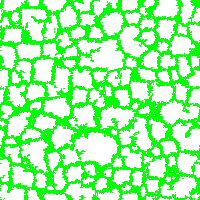
#> input picture microvessels_analysis/Snap_1.0_1.0_500.0_0.1_1.0_0.3_0.3.png, 200 x 200 px, found by its file name
$ jupyter execute Micro_vessels_analysis.ipynb
#> lines starting #> are read from the running program, lines starting #| are printed output that depends on the picture; after the words box and inside, x2 and y2 are one past the last pixel; in counts of white or black regions, pixels touching at a corner belong together; long printed decimals are rounded
[cell 1]
# If executing on Google Colab, mount Google Drive to access files
# Mount Google Drive
from google.colab import drive
drive.mount('/content/drive')

[cell 2]
# Required Libraries
# scikit-image
# matplotlib
# numpy
# pillow

# If running locally it is advised to create a virtual environment
# and install the required libraries there.
# Then connect the new env as kernel to the notebook.

# Example Conda (need to have conda installed in your machine):
# In a terminal window:
    # conda create --name mva
    # conda activate mva
    # conda install scikit-image matplotlib numpy pillow jupyter-lab
    # python -m ipykernel install --user --name=mva
    # Run Jupiter Lab: (mva) curr_folder % jupyter-lab

# If running on Google Colab, the required libraries should be already installed.
# Example files should be uploaded to the Colab environment or mounted from Google Drive.

[cell 3]
# Importing required libraries
import skimage as ski
from skimage.morphology import medial_axis
from skimage import measure

import matplotlib.pyplot as plt
import numpy as np
from PIL import Image
from random import uniform
from scipy import ndimage

[cell 4]
# Define the filename of the image
#filename = '/content/drive/MyDrive/angiogenesis-cpm/microvessels_analysis/Snap_4.0_1.0_257.5_0.1_1.0_0.3_0.3.png'
filename = "/Users/lory/Desktop/Git_LVeschini78/angiogenesis-cpm/microvessels_analysis/Snap_1.0_1.0_500.0_0.1_1.0_0.3_0.3.png"
# Read image data with PIL  (Python Imaging Library)
image = Image.open(filename)
#> image is the input picture: PIL image 200x200 RGB; mean R, G, B 162.8, 255, 162.8

# Turn image to array
image = np.array(image)

# Binarise the image and turn in 2d
image = image[:,:,0] == 0
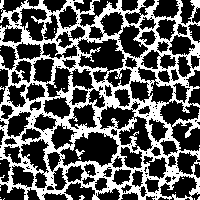
#> image: shape (200, 200) bool; 36.2% white; 24 white regions (22 under 20 px), largest, box (x1, y1, x2, y2) and area: (0, 0, 200, 200) 14358, (75, 149, 85, 160) 40

# Keep a copy of the original image for plotting
original_image = image

# Smoth the edges of the structures
for i in range(0, 10):
    image = ski.morphology.erosion(image)
    # Dilate one pixel
    image = ski.morphology.dilation(image)
#> this loop made 10 passes
#> pass 1, `image = ski.morphology.erosion(image)`:
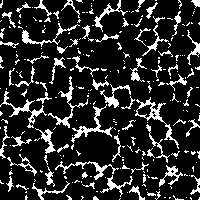
#> image: shape (200, 200) bool; 16.5% white in thin lines or dots
#> pass 1, `image = ski.morphology.dilation(image)`:
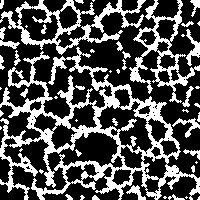
#> image: shape (200, 200) bool; 32% white; 50 white regions (22 under 20 px), largest, box (x1, y1, x2, y2) and area: (0, 47, 200, 200) 7578, (0, 0, 146, 55) 1972, (129, 0, 200, 103) 1610

# Compute the medial axis of the image
skel, distance =  medial_axis(image, return_distance=True)
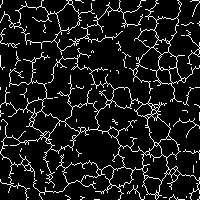
#> skel: shape (200, 200) bool; 10.3% white in thin lines or dots
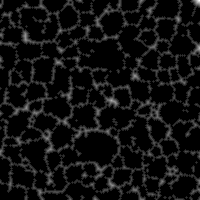
#> distance: shape (200, 200) float64; min 0, max 7.28, mean 0.467; drawn with min black and max white
print(f'skel shape: {skel.shape}, distance shape: {distance.shape}')
#| skel shape: (200, 200), distance shape: (200, 200)
# Multiply the distance image by the skel image to keep only the distances (local width) on the skeleton
dist_on_skel = distance * skel
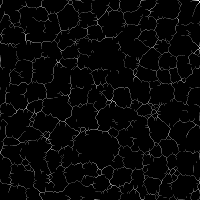
#> dist_on_skel: shape (200, 200) float64; min 0, max 6.71, mean 0.181; drawn with min black and max white

# Print the maximum and minimum values of the dist_on_skel image
print(f'maximum th: {np.max(dist_on_skel)}, minimum th: {np.min(dist_on_skel)}')
#| maximum th: 6.708, minimum th: 0.0

# Plot the skel and the distances map

fig, (ax1, ax2, ax3) = plt.subplots(1, 3, figsize=(10, 5))
ax1.imshow(dist_on_skel, cmap=plt.cm.nipy_spectral, interpolation='nearest')
ax1.axis('off')
ax2.imshow(distance, cmap=plt.cm.nipy_spectral, interpolation='nearest')
ax2.axis('off')
# Plot the image in ax3
ax3.imshow(original_image, cmap=plt.cm.gray)
ax3.axis('off')
plt.show()
# Sort the pixels of the dist_on_skel image by value
sort_px_list = np.sort(dist_on_skel.ravel())
# Keep only the non zero values
nonzero_pixels = sort_px_list[sort_px_list > 0]
#> nonzero_pixels = 4131 values from 1 to 6.71
# Invert the list to have the highest values first
nonzero_pixels = nonzero_pixels[::-1]
#> nonzero_pixels = 4131 values, max 6.71 at index 0, min 1 at index 3287, mean 1.75
# Plot nonzero_pixels clamping y axis to 0-38
plt.plot(nonzero_pixels)
plt.ylim(0, 38)
plt.show()
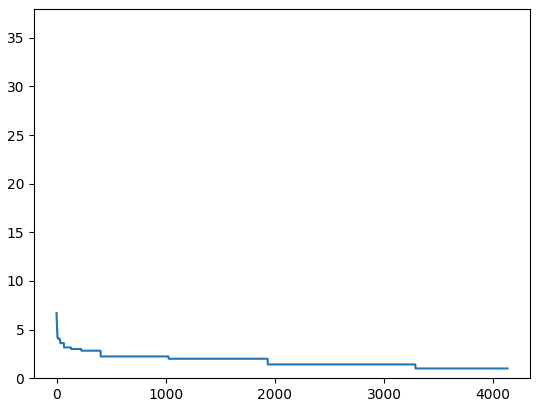
#> figure drawn by matplotlib, 1 panel; curve peaks at x = 0, y = 6.71

[cell 5]
# Find connected components in the image

# Define the filename of the image
#filename = '/content/drive/MyDrive/angiogenesis-cpm/microvessels_analysis/Snap_4.0_1.0_257.5_0.1_1.0_0.3_0.3.png'
filename = "/Users/lory/Desktop/Git_LVeschini78/angiogenesis-cpm/microvessels_analysis/Snap_1.0_1.0_500.0_0.1_1.0_0.3_0.3.png"

# Read image data with PIL  (Python Imaging Library)
image = Image.open(filename)

# Turn image to array
image = np.array(image)

# Binarise the image and turn in 2d
binary_image = image[:,:,0] > 0
#> binary_image: shape (200, 200) bool; 63.8% white; 24 black regions (22 under 20 px)

# Keep a copy of the original image for plotting
original_image = image

# Label the connected components
labeled_image, num_labels = ndimage.label(binary_image)
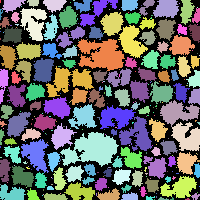
#> labeled_image: shape (200, 200) int32; 300 distinct labels, from 0 to 299; one colour per label, 0 black
#> num_labels = 299

# Get properties of labeled regions
regions = measure.regionprops(labeled_image)
#> regions = 299 regions; largest, box (x1, y1, x2, y2) and area: (60, 132, 119, 167) 1215, (77, 39, 125, 71) 1031, (46, 66, 94, 97) 721, (119, 116, 152, 151) 592, (160, 100, 200, 127) 577

fig, (ax1, ax2) = plt.subplots(1, 2, figsize=(12, 7))

# Display the original image
ax1.imshow(original_image, cmap='gray')
# Display the labeled image
ax2.imshow(labeled_image, cmap='rainbow')
ax1.axis('off')
ax2.axis('off')


# Print the area of each domain on the image
for i, region in enumerate(regions, start=1):
    # Get the coordinates of the centroid of the region
    y, x = region.centroid
    # Draw the area of the domain on the image
    if region.area > 10:
       ax2.text(x, y, str(region.area), color='white')
#> this loop made 299 passes
#> (y, x) on passes 1 to 3: (1, 0), (4.47, 11.79), (2.4, 32.97)

plt.show()

# Print the number of connected domains
print(f'Number of connected domains: {num_labels}')
#| Number of connected domains: 299

$ run again, with microvessels_analysis/Snap_4.0_1.0_257.5_0.1_1.0_0.3_0.3.png copied over microvessels_analysis/Snap_1.0_1.0_500.0_0.1_1.0_0.3_0.3.png
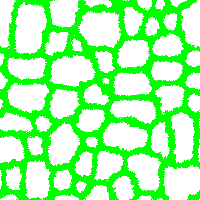
#> input picture microvessels_analysis/Snap_4.0_1.0_257.5_0.1_1.0_0.3_0.3.png, 200 x 200 px, found by its file name
#> image is the input picture: PIL image 200x200 RGB; mean R, G, B 160.5, 255, 160.5
#> `image = image[:,:,0] == 0`:
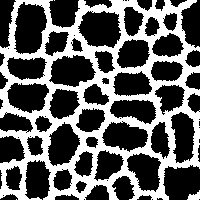
#> image: shape (200, 200) bool; 37.1% white; 4 white regions (2 under 20 px), largest, box (x1, y1, x2, y2) and area: (0, 0, 200, 200) 14746, (187, 190, 200, 200) 75
#> skel: shape (200, 200) bool; 7.2% white in thin lines or dots
#| skel shape: (200, 200), distance shape: (200, 200)
#| maximum th: 7.0, minimum th: 0.0
#> `nonzero_pixels = sort_px_list[sort_px_list > 0]`: nonzero_pixels = 2865 values from 1 to 7
#> `nonzero_pixels = nonzero_pixels[::-1]`: nonzero_pixels = 2865 values, max 7 at index 0, min 1 at index 2675, mean 2.9
#> binary_image: shape (200, 200) bool; 62.9% white; 4 black regions (2 under 20 px)
#> `labeled_image, num_labels = ndimage.label(binary_image)`:
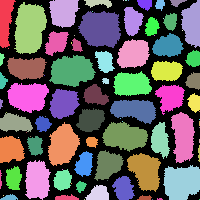
#> labeled_image: shape (200, 200) int32; 92 distinct labels, from 0 to 91; one colour per label, 0 black
#> num_labels = 91
#> regions = 91 regions; largest, box (x1, y1, x2, y2) and area: (14, 2, 47, 54) 1294, (78, 11, 121, 48) 1208, (49, 55, 96, 87) 1071, (163, 165, 200, 200) 1059, (102, 122, 148, 152) 949
#> the loop `for i, region in enumerate(regions, start=1):` made 91 passes
#> (y, x) on passes 1 to 8: (20.72, 5.09), (11.99, 63.28), (2.54, 97.98), (0, 123), (0, 125.5), (0, 128), (3.72, 144.8), (4.13, 159.6)
#| Number of connected domains: 91

$ run again, with microvessels_analysis/Snap_4.0_1.0_1000.0_0.1_1.0_0.3_0.3.png copied over microvessels_analysis/Snap_1.0_1.0_500.0_0.1_1.0_0.3_0.3.png
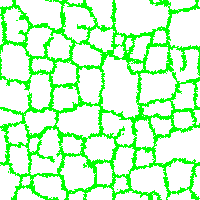
#> input picture microvessels_analysis/Snap_4.0_1.0_1000.0_0.1_1.0_0.3_0.3.png, 200 x 200 px, found by its file name
#> image is the input picture: PIL image 200x200 RGB; mean R, G, B 196.2, 255, 196.2
#> `image = image[:,:,0] == 0`:
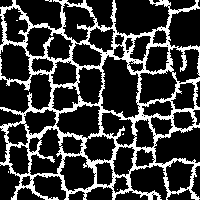
#> image: shape (200, 200) bool; 23.1% white; 7 white regions (6 under 20 px), largest, box (x1, y1, x2, y2) and area: (0, 0, 200, 200) 9207
#> skel: shape (200, 200) bool; 7.1% white in thin lines or dots
#| skel shape: (200, 200), distance shape: (200, 200)
#| maximum th: 3.162, minimum th: 0.0
#> `nonzero_pixels = sort_px_list[sort_px_list > 0]`: nonzero_pixels = 2840 values from 1 to 3.16
#> `nonzero_pixels = nonzero_pixels[::-1]`: nonzero_pixels = 2840 values, max 3.16 at index 0, min 1 at index 2198, mean 1.59
#> binary_image: shape (200, 200) bool; 76.9% white; 7 black regions (6 under 20 px)
#> `labeled_image, num_labels = ndimage.label(binary_image)`:
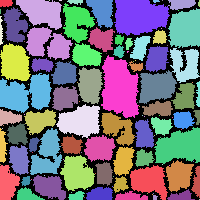
#> labeled_image: shape (200, 200) int32; 132 distinct labels, from 0 to 131; one colour per label, 0 black
#> num_labels = 131
#> regions = 131 regions; largest, box (x1, y1, x2, y2) and area: (101, 55, 139, 118) 1721, (114, 0, 170, 36) 1564, (0, 73, 52, 113) 1381, (154, 127, 200, 164) 1220, (168, 8, 200, 48) 1041
#> the loop `for i, region in enumerate(regions, start=1):` made 131 passes
#> (y, x) on passes 1 to 8: (2.8, 5.53), (11.73, 41.71), (0, 49), (0, 60), (1.35, 75.07), (11.12, 101.6), (16.24, 139.1), (0.733, 155.6)
#| Number of connected domains: 131
